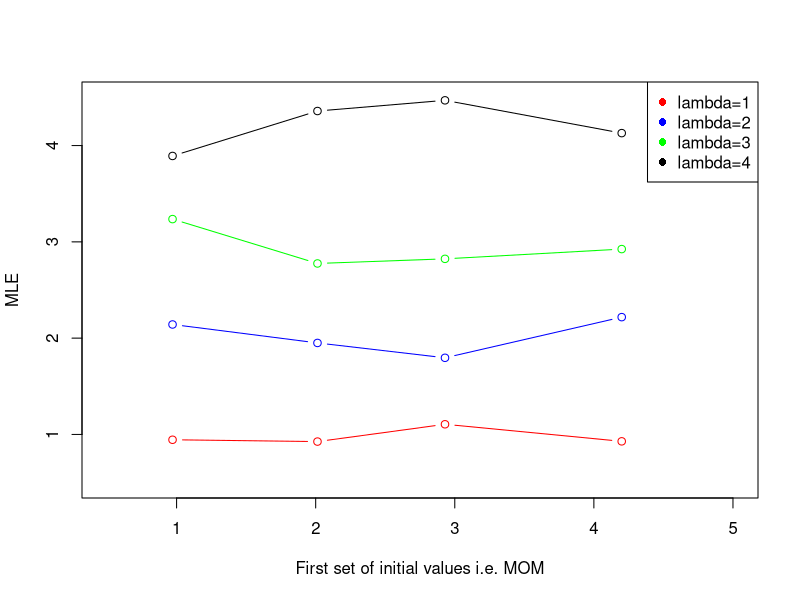
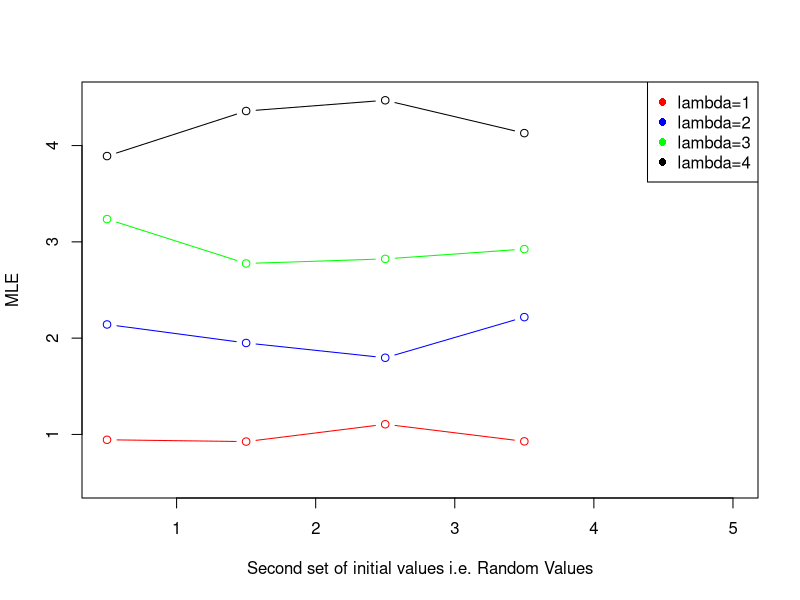
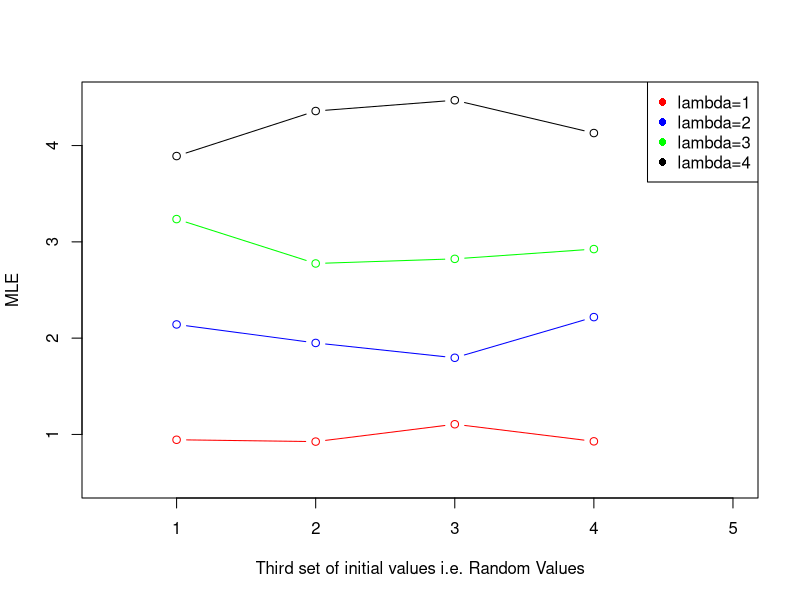

Recreate these plots in R, in order.
#QUESTION 1
rm(list=ls())
set.seed(123)


#PART A
#SIMULATE RANDOM SAMPLE OF SIZE 1000 FROM EXPONENTIAL DISTRIBUTION

#LAMBDA = 1
x1 <- rexp(1000, rate = 1)
#LAMBDA = 2
x2 <- rexp(1000, rate = 2)
#LAMBDA = 3
x3 <- rexp(1000, rate = 3)
#LAMBDA = 4
x4 <- rexp(1000, rate = 4)

#PART B
#MLE ESTIMATE

#NEGATIVE LOG LIKELYHOOD FUNCTION
l_log_neg <- function(x,lbda){
  -sum(dexp(x,rate = lbda,log = T))
}

#METHOD OF MOMENTS
x1_mom <- 1/mean(x1)
x2_mom <- 1/mean(x2)
x3_mom <- 1/mean(x3)
x4_mom <- 1/mean(x4)

#CREATING 3 DIFFERENT SETS
mom = c(x1_mom,x2_mom,x3_mom,x4_mom)
set2 = c(0.5,1.5,2.5,3.5)
set3 = c(1,2,3,4)

#MLE - 3 DIFFERENT SET OF VALUES WHERE ONE IS DERIVED BY MOM
x1_mle_1mom <- optim(par = mom, fn = l_log_neg, x = x1)$par
x1_mle_2 <- optim(par = set2, fn = l_log_neg, x = x1)$par
x1_mle_3 <- optim(par = set3, fn = l_log_neg, x = x1)$par

x2_mle_1mom <- optim(par = mom, fn = l_log_neg, x = x2)$par
x2_mle_2 <- optim(par = set2, fn = l_log_neg, x = x2)$par
x2_mle_3 <- optim(par = set3, fn = l_log_neg, x = x2)$par

x3_mle_1mom <- optim(par = mom, fn = l_log_neg, x = x3)$par
x3_mle_2 <- optim(par = set2, fn = l_log_neg, x = x3)$par
x3_mle_3 <- optim(par = set3, fn = l_log_neg, x = x3)$par

x4_mle_1mom <- optim(par = mom, fn = l_log_neg, x = x4)$par
x4_mle_2 <- optim(par = set2, fn = l_log_neg, x = x4)$par
x4_mle_3 <- optim(par = set3, fn = l_log_neg, x = x4)$par


#PART C
#MAKING PLOTS

#FIRST SET OF INITIAL VALUES
y <- mom
plot(y,x1_mle_1mom,col="red",type="b",ylim=c(0.5,4.5),xlim=c(0.5,5),ylab="MLE",xlab="First set of initial values i.e. MOM")
lines(y,x2_mle_1mom,col="blue",type = "b")
lines(y,x3_mle_1mom,col="green",type = "b")
lines(y,x4_mle_1mom,col="black",type = "b")
legend("topright", legend = c("lambda=1", "lambda=2","lambda=3","lambda=4"), col = c("red", "blue","green","black"), pch = 16, cex = 1)

#SECOND SET OF INITIAL VALUES
y <- set2
plot(y,x1_mle_2,col="red",type="b",ylim=c(0.5,4.5),xlim=c(0.5,5),ylab="MLE",xlab="Second set of initial values i.e. Random Values")
lines(y,x2_mle_2,col="blue",type = "b")
lines(y,x3_mle_2,col="green",type = "b")
lines(y,x4_mle_2,col="black",type = "b")
legend("topright", legend = c("lambda=1", "lambda=2","lambda=3","lambda=4"), col = c("red", "blue","green","black"), pch = 16, cex = 1)

#THIRD SET OF INITIAL VALUES
y <- set3
plot(y,x1_mle_3,col="red",type="b",ylim=c(0.5,4.5),xlim=c(0.5,5),ylab="MLE",xlab="Third set of initial values i.e. Random Values")
lines(y,x2_mle_3,col="blue",type = "b")
lines(y,x3_mle_3,col="green",type = "b")
lines(y,x4_mle_3,col="black",type = "b")
legend("topright", legend = c("lambda=1", "lambda=2","lambda=3","lambda=4"), col = c("red", "blue","green","black"), pch = 16, cex = 1)





